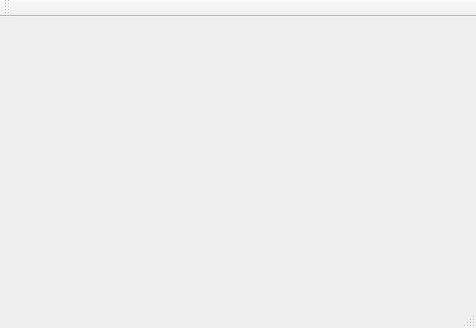
<?xml version="1.0" encoding="UTF-8"?>
<ui version="4.0">
 <class>MainWindow</class>
 <widget class="QMainWindow" name="MainWindow">
  <property name="geometry">
   <rect>
    <x>0</x>
    <y>0</y>
    <width>476</width>
    <height>328</height>
   </rect>
  </property>
  <property name="windowTitle">
   <string>MainWindow</string>
  </property>
  <widget class="QWidget" name="centralWidget"/>
  <widget class="QMenuBar" name="menuBar">
   <property name="geometry">
    <rect>
     <x>0</x>
     <y>0</y>
     <width>476</width>
     <height>23</height>
    </rect>
   </property>
  </widget>
  <widget class="QToolBar" name="mainToolBar">
   <attribute name="toolBarArea">
    <enum>TopToolBarArea</enum>
   </attribute>
   <attribute name="toolBarBreak">
    <bool>false</bool>
   </attribute>
  </widget>
  <widget class="QStatusBar" name="statusBar"/>
 </widget>
 <layoutdefault spacing="6" margin="11"/>
 <resources/>
 <connections/>
</ui>
